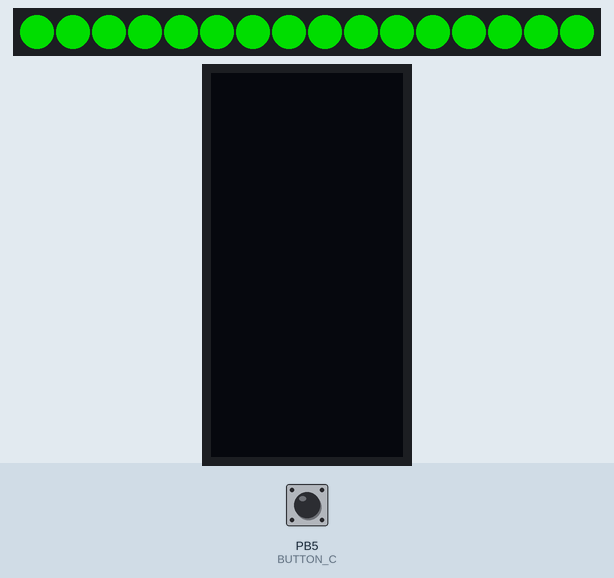
This sketch was run on a simulated ATtiny85, built with avr-gcc and run on an emulated ATtiny85. Shown: 16 RGB LEDs in strip order, left to right, 128×64 one-colour display. Inputs (shaded band) come from the test bench; at power-on: PB5 (BUTTON_C) HIGH. Dim RGB values are drawn brighter than linear; the display library's start-up logo is not drawn; what the sketch prints to the serial monitor is not drawn.

Above: at 0.4 s.
At 2.5 s:
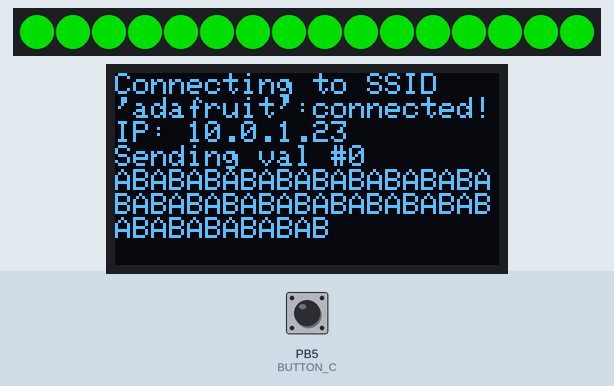
2.6 s: PB5 (BUTTON_C) pulled LOW for 0.15 s
At 4.2 s:
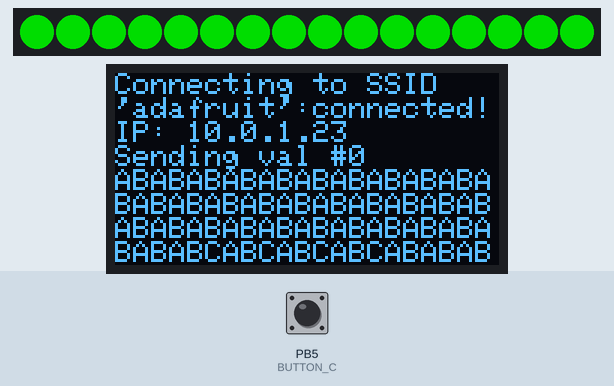
Timing chart, 0 to 5.7 s (numbered marks = the images above; inputs shaded):
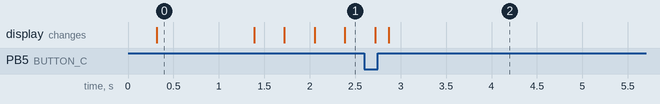

The sketch:

power_transistor_with_neopixel.ino
```cpp
#include <SPI.h>
#include <Wire.h>
#include <Adafruit_GFX.h>
#include <Adafruit_SH110X.h>
#include <Adafruit_NeoPixel.h>
#ifdef __AVR__
 #include <avr/power.h> // Required for 16 MHz Adafruit Trinket
#endif

//#define SOLENOID_PIN 3
//#define SOLENOID_PIN 12
//#define SOLENOID_PIN 15
#define SOLENOID_PIN 13

#define NEOPIXEL_PIN 14
#define NUMPIXELS 16
Adafruit_NeoPixel pixels(NUMPIXELS, NEOPIXEL_PIN, NEO_GRB + NEO_KHZ800);


Adafruit_SH1107 display = Adafruit_SH1107(64, 128, &Wire);

// OLED FeatherWing buttons map to different pins depending on board:
#if defined(ESP8266)
  #define BUTTON_A  0
  #define BUTTON_B 16
  #define BUTTON_C  2
#elif defined(ESP32) && !defined(ARDUINO_ADAFRUIT_FEATHER_ESP32S2)
  #define BUTTON_A 15
  #define BUTTON_B 32
  #define BUTTON_C 14
#elif defined(ARDUINO_STM32_FEATHER)
  #define BUTTON_A PA15
  #define BUTTON_B PC7
  #define BUTTON_C PC5
#elif defined(TEENSYDUINO)
  #define BUTTON_A  4
  #define BUTTON_B  3
  #define BUTTON_C  8
#elif defined(ARDUINO_NRF52832_FEATHER)
  #define BUTTON_A 31
  #define BUTTON_B 30
  #define BUTTON_C 27
#else // 32u4, M0, M4, nrf52840, esp32-s2 and 328p
  #define BUTTON_A  9
  #define BUTTON_B  6
  #define BUTTON_C  5
#endif

void setup() {
  Serial.begin(115200);

#if defined(__AVR_ATtiny85__) && (F_CPU == 16000000)
  clock_prescale_set(clock_div_1);
#endif
  pixels.begin(); // INITIALIZE NeoPixel strip object (REQUIRED)
  for(int i=0; i<NUMPIXELS; i++) {
    pixels.setPixelColor(i, pixels.Color(0, 150, 0));
  }
  pixels.show();

  Serial.println("128x64 OLED FeatherWing test");
  delay(250); // wait for the OLED to power up
  display.begin(0x3C, true); // Address 0x3C default

  Serial.println("OLED begun");

  // Show image buffer on the display hardware.
  // Since the buffer is intialized with an Adafruit splashscreen
  // internally, this will display the splashscreen.
  display.display();
  delay(1000);

  // Clear the buffer.
  display.clearDisplay();
  display.display();

  display.setRotation(1);
  Serial.println("Button test");

  pinMode(BUTTON_A, INPUT_PULLUP);
  pinMode(BUTTON_B, INPUT_PULLUP);
  pinMode(BUTTON_C, INPUT_PULLUP);

  // text display tests
  display.setTextSize(1);
  display.setTextColor(SH110X_WHITE);
  display.setCursor(0,0);
  display.print("Connecting to SSID\n'adafruit':");
  display.print("connected!");
  display.println("IP: 10.0.1.23");
  display.println("Sending val #0");
  display.display(); // actually display all of the above

  pinMode(SOLENOID_PIN, OUTPUT);

}

void loop() {
  if (!digitalRead(BUTTON_A)) {
      display.print("A");
      digitalWrite(SOLENOID_PIN, HIGH);
  } else {
      digitalWrite(SOLENOID_PIN, LOW);
  }
  if (!digitalRead(BUTTON_B)) display.print("B");
  if (!digitalRead(BUTTON_C)) display.print("C");
  delay(10);
  yield();
  display.display();
}
```

Measured:
- after the input at 2.6 s, the display: first changes after 0.12 s (image 2 shows a later state)
- what the display in image 0 shows lasts 1.1 s, from 0.3 s to 1.4 s
